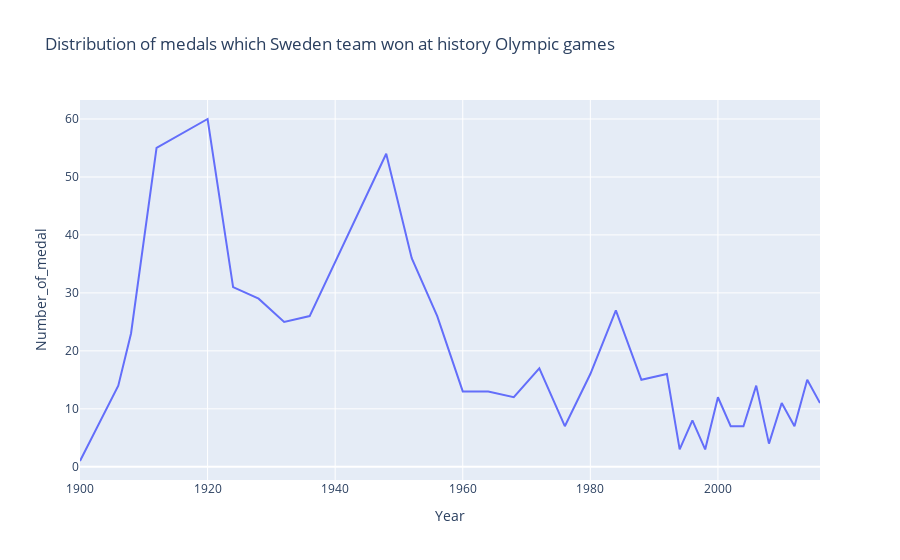

This figure's notebook cell:
### Markdown cell above
- Distribution of medals which Sweden team won at history Olympic games VS Year

### Code cell
sweden_medal_year=medal["Year"][medal["Team"]=="Sweden"].value_counts()

sweden_medal_year=sweden_medal_year.reset_index()
sweden_medal_year=sweden_medal_year.rename(columns={"index":"Year",
                                                     "Year":"Number_of_medal"}
                                           )
sweden_medal_year=sweden_medal_year.sort_values(by="Year")                                           
#sweden_medal_year.head()    
fig=px.line(sweden_medal_year,x="Year",y="Number_of_medal",title=" Distribution of medals which Sweden team won at history Olympic games ")
fig.show()

### Figure 1 — Plotly figure (JSON) as saved in the notebook; plotly's stock layout.template omitted (floating-point values rounded to 4 significant figures)
{"data": [{"hovertemplate": "Year=%{x}<br>Number_of_medal=%{y}<extra></extra>", "legendgroup": "", "line": {"color": "#636efa", "dash": "solid"}, "marker": {"symbol": "circle"}, "mode": "lines", "name": "", "orientation": "v", "showlegend": false, "type": "scatter", "x": [1900, 1906, 1908, 1912, 1920, 1924, 1928, 1932, 1936, 1948, 1952, 1956, 1960, 1964, 1968, 1972, 1976, 1980, 1984, 1988, 1992, 1994, 1996, 1998, 2000, 2002, 2004, 2006, 2008, 2010, 2012, 2014, 2016], "xaxis": "x", "y": [1, 14, 23, 55, 60, 31, 29, 25, 26, 54, 36, 26, 13, 13, 12, 17, 7, 16, 27, 15, 16, 3, 8, 3, 12, 7, 7, 14, 4, 11, 7, 15, 11], "yaxis": "y"}], "layout": {"legend": {"tracegroupgap": 0}, "title": {"text": " Distribution of medals which Sweden team won at history Olympic games "}, "xaxis": {"anchor": "y", "domain": [0, 1], "title": {"text": "Year"}}, "yaxis": {"anchor": "x", "domain": [0, 1], "title": {"text": "Number_of_medal"}}}}
